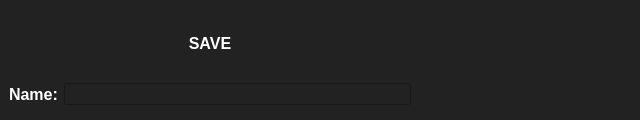
<?xml version="1.0" encoding="UTF-8"?>
<ui version="4.0">
 <class>Save</class>
 <widget class="QWidget" name="Save">
  <property name="geometry">
   <rect>
    <x>0</x>
    <y>0</y>
    <width>640</width>
    <height>120</height>
   </rect>
  </property>
  <property name="maximumSize">
   <size>
    <width>640</width>
    <height>120</height>
   </size>
  </property>
  <property name="windowTitle">
   <string>Save</string>
  </property>
  <property name="windowOpacity">
   <double>1.000000000000000</double>
  </property>
  <property name="autoFillBackground">
   <bool>false</bool>
  </property>
  <property name="styleSheet">
   <string notr="true">background-color:#222222</string>
  </property>
  <layout class="QGridLayout" name="gridLayout">
   <property name="margin">
    <number>0</number>
   </property>
   <property name="spacing">
    <number>0</number>
   </property>
   <item row="0" column="1">
    <widget class="QWidget" name="widget_2" native="true">
     <property name="minimumSize">
      <size>
       <width>200</width>
       <height>0</height>
      </size>
     </property>
     <property name="maximumSize">
      <size>
       <width>16777215</width>
       <height>16777215</height>
      </size>
     </property>
     <layout class="QGridLayout" name="gridLayout_3">
      <item row="0" column="0">
       <layout class="QGridLayout" name="button_layout">
        <property name="sizeConstraint">
         <enum>QLayout::SetMinimumSize</enum>
        </property>
       </layout>
      </item>
     </layout>
    </widget>
   </item>
   <item row="0" column="0">
    <widget class="QWidget" name="widget" native="true">
     <property name="minimumSize">
      <size>
       <width>419</width>
       <height>120</height>
      </size>
     </property>
     <property name="maximumSize">
      <size>
       <width>420</width>
       <height>16777215</height>
      </size>
     </property>
     <property name="styleSheet">
      <string notr="true"/>
     </property>
     <layout class="QGridLayout" name="gridLayout_4">
      <item row="0" column="0">
       <layout class="QGridLayout" name="gridLayout_2">
        <property name="bottomMargin">
         <number>6</number>
        </property>
        <item row="1" column="1">
         <widget class="QLineEdit" name="save_name_field">
          <property name="font">
           <font>
            <weight>75</weight>
            <bold>true</bold>
           </font>
          </property>
          <property name="styleSheet">
           <string notr="true">color:#ffffff</string>
          </property>
         </widget>
        </item>
        <item row="1" column="0">
         <widget class="QLabel" name="label_2">
          <property name="font">
           <font>
            <pointsize>12</pointsize>
            <weight>75</weight>
            <bold>true</bold>
           </font>
          </property>
          <property name="styleSheet">
           <string notr="true">color:#ffffff</string>
          </property>
          <property name="text">
           <string>Name:</string>
          </property>
         </widget>
        </item>
        <item row="0" column="0" colspan="2">
         <widget class="QLabel" name="label">
          <property name="font">
           <font>
            <pointsize>12</pointsize>
            <weight>75</weight>
            <bold>true</bold>
           </font>
          </property>
          <property name="styleSheet">
           <string notr="true">color:#ffffff</string>
          </property>
          <property name="text">
           <string>SAVE</string>
          </property>
          <property name="alignment">
           <set>Qt::AlignCenter</set>
          </property>
          <property name="wordWrap">
           <bool>true</bool>
          </property>
         </widget>
        </item>
       </layout>
      </item>
     </layout>
    </widget>
   </item>
  </layout>
 </widget>
 <resources/>
 <connections/>
</ui>
